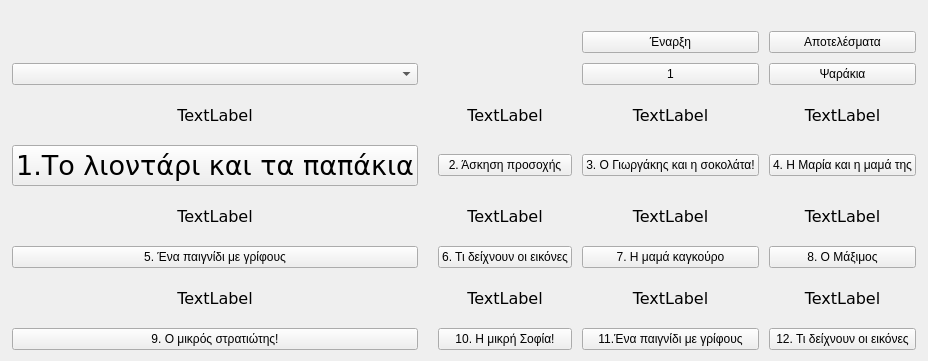
        <widget class="QWidget" name="menuPage">
         <layout class="QGridLayout" name="gridLayout_4">
          <property name="horizontalSpacing">
           <number>5</number>
          </property>
          <item row="0" column="0">
           <layout class="QGridLayout" name="gridLayout">
            <property name="sizeConstraint">
             <enum>QLayout::SetNoConstraint</enum>
            </property>
            <property name="leftMargin">
             <number>0</number>
            </property>
            <property name="topMargin">
             <number>0</number>
            </property>
            <property name="rightMargin">
             <number>0</number>
            </property>
            <property name="spacing">
             <number>10</number>
            </property>
            <item row="5" column="4">
             <widget class="QLabel" name="l7">
              <property name="font">
               <font>
                <family>DejaVu Sans</family>
                <pointsize>12</pointsize>
                <italic>false</italic>
               </font>
              </property>
              <property name="text">
               <string>TextLabel</string>
              </property>
              <property name="alignment">
               <set>Qt::AlignCenter</set>
              </property>
             </widget>
            </item>
            <item row="7" column="5">
             <widget class="QLabel" name="l12">
              <property name="font">
               <font>
                <family>DejaVu Sans</family>
                <pointsize>12</pointsize>
                <italic>false</italic>
               </font>
              </property>
              <property name="text">
               <string>TextLabel</string>
              </property>
              <property name="alignment">
               <set>Qt::AlignCenter</set>
              </property>
             </widget>
            </item>
            <item row="7" column="0">
             <spacer name="verticalSpacer_3">
              <property name="orientation">
               <enum>Qt::Vertical</enum>
              </property>
              <property name="sizeHint" stdset="0">
               <size>
                <width>1</width>
                <height>40</height>
               </size>
              </property>
             </spacer>
            </item>
            <item row="4" column="1">
             <widget class="QPushButton" name="ex1">
              <property name="font">
               <font>
                <family>DejaVu Sans</family>
                <pointsize>20</pointsize>
                <italic>false</italic>
               </font>
              </property>
              <property name="text">
               <string>1.Tο λιοντάρι και τα παπάκια</string>
              </property>
              <property name="default">
               <bool>false</bool>
              </property>
             </widget>
            </item>
            <item row="3" column="3">
             <widget class="QLabel" name="l2">
              <property name="font">
               <font>
                <family>DejaVu Sans</family>
                <pointsize>12</pointsize>
                <italic>false</italic>
               </font>
              </property>
              <property name="text">
               <string>TextLabel</string>
              </property>
              <property name="alignment">
               <set>Qt::AlignCenter</set>
              </property>
             </widget>
            </item>
            <item row="3" column="1">
             <widget class="QLabel" name="l1">
              <property name="font">
               <font>
                <family>DejaVu Sans</family>
                <pointsize>12</pointsize>
                <italic>false</italic>
               </font>
              </property>
              <property name="text">
               <string>TextLabel</string>
              </property>
              <property name="alignment">
               <set>Qt::AlignCenter</set>
              </property>
             </widget>
            </item>
            <item row="8" column="5">
             <widget class="QPushButton" name="ex12">
              <property name="text">
               <string>12. Τι δείχνουν οι εικόνες</string>
              </property>
             </widget>
            </item>
            <item row="6" column="3">
             <widget class="QPushButton" name="ex6">
              <property name="text">
               <string>6. Τι δείχνουν οι εικόνες</string>
              </property>
             </widget>
            </item>
            <item row="3" column="5">
             <widget class="QLabel" name="l4">
              <property name="font">
               <font>
                <family>DejaVu Sans</family>
                <pointsize>12</pointsize>
                <italic>false</italic>
               </font>
              </property>
              <property name="text">
               <string>TextLabel</string>
              </property>
              <property name="alignment">
               <set>Qt::AlignCenter</set>
              </property>
             </widget>
            </item>
            <item row="4" column="3">
             <widget class="QPushButton" name="ex2">
              <property name="text">
               <string>2. Άσκηση προσοχής</string>
              </property>
             </widget>
            </item>
            <item row="6" column="5">
             <widget class="QPushButton" name="ex8">
              <property name="text">
               <string>8. Ο Μάξιμος</string>
              </property>
             </widget>
            </item>
            <item row="4" column="4">
             <widget class="QPushButton" name="ex3">
              <property name="text">
               <string>3. Ο Γιωργάκης και η σοκολάτα!</string>
              </property>
             </widget>
            </item>
            <item row="6" column="1">
             <widget class="QPushButton" name="ex5">
              <property name="text">
               <string>5. Ένα παιγνίδι με γρίφους</string>
              </property>
             </widget>
            </item>
            <item row="5" column="1">
             <widget class="QLabel" name="l5">
              <property name="font">
               <font>
                <family>DejaVu Sans</family>
                <pointsize>12</pointsize>
                <italic>false</italic>
               </font>
              </property>
              <property name="text">
               <string>TextLabel</string>
              </property>
              <property name="alignment">
               <set>Qt::AlignCenter</set>
              </property>
             </widget>
            </item>
            <item row="3" column="6">
             <spacer name="verticalSpacer_4">
              <property name="orientation">
               <enum>Qt::Vertical</enum>
              </property>
              <property name="sizeHint" stdset="0">
               <size>
                <width>1</width>
                <height>40</height>
               </size>
              </property>
             </spacer>
            </item>
            <item row="7" column="4">
             <widget class="QLabel" name="l11">
              <property name="font">
               <font>
                <family>DejaVu Sans</family>
                <pointsize>12</pointsize>
                <italic>false</italic>
               </font>
              </property>
              <property name="text">
               <string>TextLabel</string>
              </property>
              <property name="alignment">
               <set>Qt::AlignCenter</set>
              </property>
             </widget>
            </item>
            <item row="3" column="0">
             <spacer name="verticalSpacer">
              <property name="orientation">
               <enum>Qt::Vertical</enum>
              </property>
              <property name="sizeHint" stdset="0">
               <size>
                <width>1</width>
                <height>20</height>
               </size>
              </property>
             </spacer>
            </item>
            <item row="8" column="1">
             <widget class="QPushButton" name="ex9">
              <property name="text">
               <string>9. Ο μικρός στρατιώτης!</string>
              </property>
             </widget>
            </item>
            <item row="2" column="1">
             <widget class="QComboBox" name="selectExercise"/>
            </item>
            <item row="0" column="1" colspan="5">
             <spacer name="horizontalSpacer">
              <property name="orientation">
               <enum>Qt::Horizontal</enum>
              </property>
              <property name="sizeHint" stdset="0">
               <size>
                <width>500</width>
                <height>20</height>
               </size>
              </property>
             </spacer>
            </item>
            <item row="4" column="5">
             <widget class="QPushButton" name="ex4">
              <property name="text">
               <string>4. Η Μαρία και η μαμά της</string>
              </property>
             </widget>
            </item>
            <item row="8" column="4">
             <widget class="QPushButton" name="ex11">
              <property name="text">
               <string>11.Ένα παιγνίδι με γρίφους</string>
              </property>
             </widget>
            </item>
            <item row="8" column="3">
             <widget class="QPushButton" name="ex10">
              <property name="text">
               <string>10. Η μικρή Σοφία!</string>
              </property>
             </widget>
            </item>
            <item row="5" column="0">
             <spacer name="verticalSpacer_2">
              <property name="orientation">
               <enum>Qt::Vertical</enum>
              </property>
              <property name="sizeHint" stdset="0">
               <size>
                <width>1</width>
                <height>40</height>
               </size>
              </property>
             </spacer>
            </item>
            <item row="5" column="5">
             <widget class="QLabel" name="l8">
              <property name="font">
               <font>
                <family>DejaVu Sans</family>
                <pointsize>12</pointsize>
                <italic>false</italic>
               </font>
              </property>
              <property name="text">
               <string>TextLabel</string>
              </property>
              <property name="alignment">
               <set>Qt::AlignCenter</set>
              </property>
             </widget>
            </item>
            <item row="7" column="1">
             <widget class="QLabel" name="l9">
              <property name="font">
               <font>
                <family>DejaVu Sans</family>
                <pointsize>12</pointsize>
                <italic>false</italic>
               </font>
              </property>
              <property name="text">
               <string>TextLabel</string>
              </property>
              <property name="alignment">
               <set>Qt::AlignCenter</set>
              </property>
             </widget>
            </item>
            <item row="6" column="4">
             <widget class="QPushButton" name="ex7">
              <property name="text">
               <string>7. Η μαμά καγκούρο</string>
              </property>
             </widget>
            </item>
            <item row="3" column="4">
             <widget class="QLabel" name="l3">
              <property name="font">
               <font>
                <family>DejaVu Sans</family>
                <pointsize>12</pointsize>
                <italic>false</italic>
               </font>
              </property>
              <property name="text">
               <string>TextLabel</string>
              </property>
              <property name="alignment">
               <set>Qt::AlignCenter</set>
              </property>
             </widget>
            </item>
            <item row="7" column="3">
             <widget class="QLabel" name="l10">
              <property name="font">
               <font>
                <family>DejaVu Sans</family>
                <pointsize>12</pointsize>
                <italic>false</italic>
               </font>
              </property>
              <property name="text">
               <string>TextLabel</string>
              </property>
              <property name="alignment">
               <set>Qt::AlignCenter</set>
              </property>
             </widget>
            </item>
            <item row="5" column="3">
             <widget class="QLabel" name="l6">
              <property name="font">
               <font>
                <family>DejaVu Sans</family>
                <pointsize>12</pointsize>
                <italic>false</italic>
               </font>
              </property>
              <property name="text">
               <string>TextLabel</string>
              </property>
              <property name="alignment">
               <set>Qt::AlignCenter</set>
              </property>
             </widget>
            </item>
            <item row="1" column="5">
             <widget class="QPushButton" name="pushButtonMainResults">
              <property name="text">
               <string>Αποτελέσματα</string>
              </property>
             </widget>
            </item>
            <item row="1" column="4">
             <widget class="QPushButton" name="selectExersiceButton">
              <property name="enabled">
               <bool>true</bool>
              </property>
              <property name="text">
               <string>Έναρξη</string>
              </property>
             </widget>
            </item>
            <item row="2" column="5">
             <widget class="QPushButton" name="fishButton">
              <property name="text">
               <string>Ψαράκια</string>
              </property>
             </widget>
            </item>
            <item row="2" column="4">
             <widget class="QPushButton" name="versionb1">
              <property name="text">
               <string>1</string>
              </property>
             </widget>
            </item>
           </layout>
          </item>
         </layout>
        </widget>
